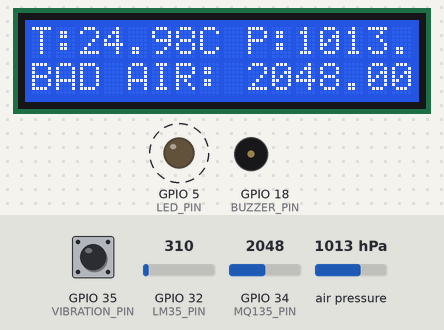
This sketch was run on a simulated ESP32. Shown: 16×2 character LCD, output pins drawn as LEDs (lit = HIGH), buzzer (waves = sounding, pin HIGH). Dashed ring = blinking. The inputs (shaded band) are chosen by the test bench; at power-on: GPIO 34 (MQ135_PIN) = 2048, GPIO 32 (LM35_PIN) = 310, GPIO 35 (VIBRATION_PIN) HIGH, air pressure 1013 hPa. WiFi joins after 1.5 s; servers stay silent unless stated; what the sketch prints to the serial monitor is not drawn.

Above: at 3.5 s.
3.6 s: GPIO 34 (MQ135_PIN) set to 972
At 12.61 s:
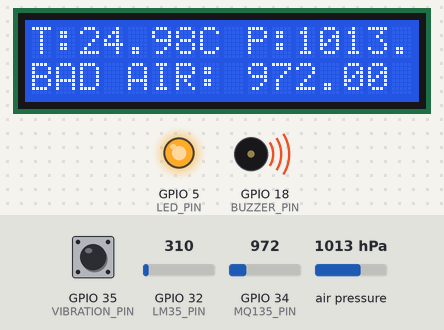
13.9 s: GPIO 34 (MQ135_PIN) set to 846
At 22.9 s:
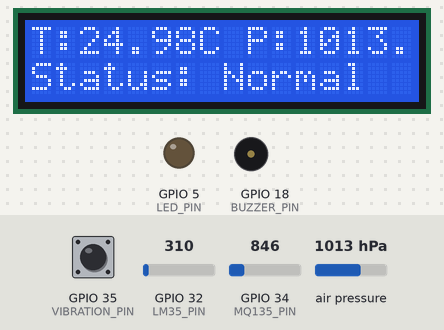
24.0 s: GPIO 32 (LM35_PIN) set to 201
At 25.9 s:
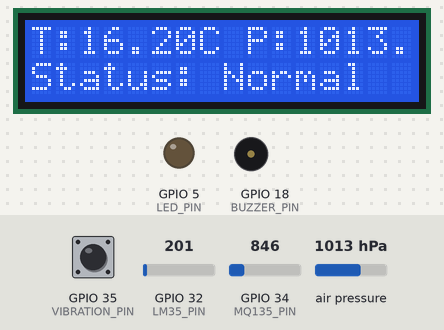
31.5 s: GPIO 32 (LM35_PIN) set to 173
At 36.5 s:
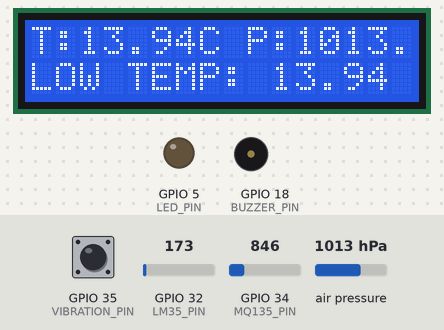
39.0 s: GPIO 35 (VIBRATION_PIN) pulled LOW for 3 s
At 45.11 s:
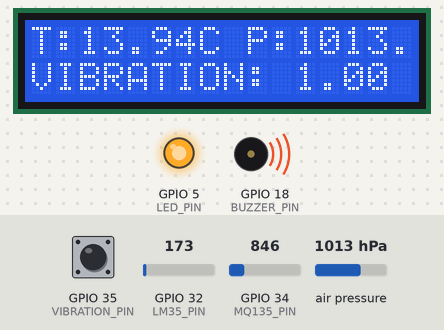
47.3 s: GPIO 32 (LM35_PIN) set to 682
At 58.2 s:
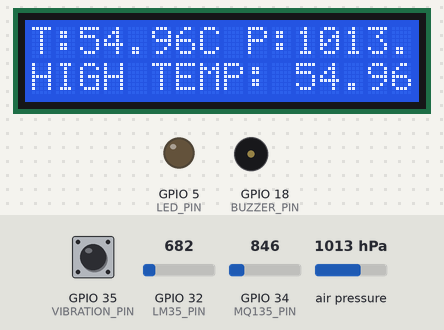
Timing chart, 0 to 58.4 s (numbered marks = the images above; inputs shaded):
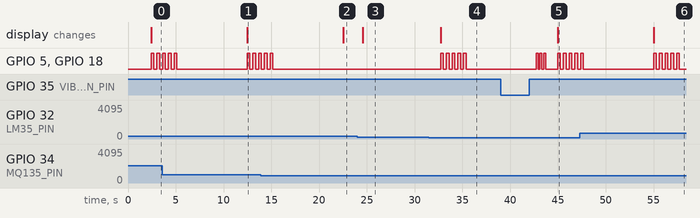

Measured:
- the behaviour switches between 901 and 900 on GPIO 34 (MQ135_PIN) (found by bisection; images 1 and 2)
- the behaviour switches between 187 and 186 on GPIO 32 (LM35_PIN) (found by bisection; images 3 and 4)
- after the input at 3.6 s, the display: changes after 8.9 s (image 1)
- after the input at 13.9 s, GPIO 5 (LED_PIN), GPIO 18 (BUZZER_PIN): goes on until 15.2 s, then stays LOW; the display: changes after 8.6 s (image 2)
- after the input at 24.0 s, the display: changes after 0.55 s (image 3)
- after the input at 31.5 s, GPIO 5 (LED_PIN), GPIO 18 (BUZZER_PIN): alternates HIGH for 0.30 s and LOW for 0.30 s, 10 changes in all, then stays LOW, starting after 1.2 s; the display: changes after 1.2 s (image 4)
- after the input at 39.0 s, the display: changes after 6.0 s (image 5)
- after the input at 47.3 s, the display: changes after 7.7 s (image 6)

The sketch:

smart_helmet.ino
```cpp
#define BLYNK_TEMPLATE_ID "TMPL38lh0wddk"
#define BLYNK_TEMPLATE_NAME "SMART HELMET"

#include <Wire.h>
#include <LiquidCrystal_I2C.h>
#include <Adafruit_BMP280.h>
#include <WiFi.h>
#include <BlynkSimpleEsp32.h>

// Blynk Credentials
#define BLYNK_AUTH_TOKEN "D5SmGPcM5C8X7ByIHgLJ92_JUhp3zgss"
#define WIFI_SSID "SNOW"
#define WIFI_PASS "12345678009"

// LCD & Sensor Objects
LiquidCrystal_I2C lcd(0x27, 16, 2);
Adafruit_BMP280 bmp;

// Sensor and Output Pins
#define LM35_PIN 32
#define MQ135_PIN 34
#define VIBRATION_PIN 35
#define LED_PIN 5
#define BUZZER_PIN 18

// Thresholds
const float SAFE_TEMP_LOW = 15.0;
const float SAFE_TEMP_HIGH = 45.0;
const int SAFE_AIR_QUALITY = 900;
const float SAFE_PRESSURE_LOW = 900.0;
const float SAFE_PRESSURE_HIGH = 1100.0;

volatile bool vibrationDetected = false;

// Vibration Interrupt Function
void IRAM_ATTR detectVibration() {
    vibrationDetected = true;
}

void setup() {
    Serial.begin(115200);

    pinMode(LED_PIN, OUTPUT);
    pinMode(BUZZER_PIN, OUTPUT);
    pinMode(VIBRATION_PIN, INPUT_PULLUP);

    digitalWrite(LED_PIN, LOW);
    digitalWrite(BUZZER_PIN, LOW);

    Wire.begin();
    lcd.init();
    lcd.backlight();
    lcd.clear();

    // Initialize BMP280
    if (!bmp.begin(0x76)) {
        Serial.println("BMP280 not detected!");
        while (1);
    }

    bmp.setSampling(Adafruit_BMP280::MODE_NORMAL,
                    Adafruit_BMP280::SAMPLING_X2,
                    Adafruit_BMP280::SAMPLING_X16,
                    Adafruit_BMP280::FILTER_X16,
                    Adafruit_BMP280::STANDBY_MS_500);

    // Attach interrupt for vibration detection
    attachInterrupt(digitalPinToInterrupt(VIBRATION_PIN), detectVibration, FALLING);

    // Connect to WiFi & Blynk
    WiFi.begin(WIFI_SSID, WIFI_PASS);
    while (WiFi.status() != WL_CONNECTED) {
        delay(1000);
        Serial.println("Connecting to WiFi...");
    }
    Serial.println("Connected to WiFi!");

    Blynk.begin(BLYNK_AUTH_TOKEN, WIFI_SSID, WIFI_PASS);
}

void loop() {
    Blynk.run();

    bool isUnsafe = false;
    String dangerMessage = "";
    float dangerValue = 0.0;

    // Read LM35 Temperature Sensor
    int sensorValue = analogRead(LM35_PIN);
    float voltage = sensorValue * (3.3 / 4095.0);
    float temperature = voltage * 100.0;

    // Read MQ135 Air Quality Sensor
    int airQuality = analogRead(MQ135_PIN);

    // Read BMP280 Pressure Sensor
    float pressure = bmp.readPressure() / 100.0;

    // Send Data to Blynk
    Blynk.virtualWrite(V1, temperature);
    Blynk.virtualWrite(V2, pressure);
    Blynk.virtualWrite(V3, airQuality);

    // Check for Unsafe Conditions
    if (temperature < SAFE_TEMP_LOW) {
        isUnsafe = true;
        dangerMessage = "LOW TEMP";
        dangerValue = temperature;
    } else if (temperature > SAFE_TEMP_HIGH) {
        isUnsafe = true;
        dangerMessage = "HIGH TEMP";
        dangerValue = temperature;
    } else if (airQuality > SAFE_AIR_QUALITY) {
        isUnsafe = true;
        dangerMessage = "BAD AIR";
        dangerValue = airQuality;
    } else if (pressure < SAFE_PRESSURE_LOW) {
        isUnsafe = true;
        dangerMessage = "LOW PRESS";
        dangerValue = pressure;
    } else if (pressure > SAFE_PRESSURE_HIGH) {
        isUnsafe = true;
        dangerMessage = "HIGH PRESS";
        dangerValue = pressure;
    }

    // Handle Vibration Alert
    if (vibrationDetected) {
        Serial.println("⚠ VIBRATION DETECTED! ⚠");
        isUnsafe = true;
        dangerMessage = "VIBRATION";
        dangerValue = 1;

        // Send Vibration Data to Blynk
        Blynk.virtualWrite(V5, 1);
        Blynk.virtualWrite(V4, 255);

        for (int i = 0; i < 3; i++) {
            digitalWrite(LED_PIN, HIGH);
            digitalWrite(BUZZER_PIN, HIGH);
            delay(200);
            digitalWrite(LED_PIN, LOW);
            digitalWrite(BUZZER_PIN, LOW);
            delay(200);
        }

        // Send Vibration Alert to Blynk
        Blynk.logEvent("vibration_alert", "Vibration detected!");

        delay(1000);
        vibrationDetected = false;

        // Reset Vibration Display on Blynk
        Blynk.virtualWrite(V5, 0);
        Blynk.virtualWrite(V4, 0);
    }

    // Display Data on LCD
    lcd.clear();
    lcd.setCursor(0, 0);
    lcd.print("T:");
    lcd.print(temperature);
    lcd.print("C P:");
    lcd.print(pressure);
    lcd.print("hPa");

    if (isUnsafe) {
        Serial.println("⚠ UNSAFE CONDITION DETECTED! DANGER!!!!!!");

        // Show DANGER message with value on LCD
        lcd.setCursor(0, 1);
        lcd.print(dangerMessage);
        lcd.print(": ");
        lcd.print(dangerValue);
        lcd.print(" DANGER!");

        // Send alerts to Blynk
        Blynk.virtualWrite(V0, "DANGER!!!!!!");
        Blynk.virtualWrite(V4, 255);

        for (int i = 0; i < 5; i++) {
            digitalWrite(LED_PIN, HIGH);
            digitalWrite(BUZZER_PIN, HIGH);
            delay(300);
            digitalWrite(LED_PIN, LOW);
            digitalWrite(BUZZER_PIN, LOW);
            delay(300);
        }

        // Turn OFF LED Widget after 5 seconds
        delay(5000);
        Blynk.virtualWrite(V4, 0);
    } else {
        Serial.println("✅ STATUS NORMAL");

        // LCD Shows Status Normal
        lcd.setCursor(0, 1);
        lcd.print("Status: Normal");

        // Blynk Shows Status Normal
        Blynk.virtualWrite(V0, "Status: Normal");
    }

    delay(2000);
}
```
